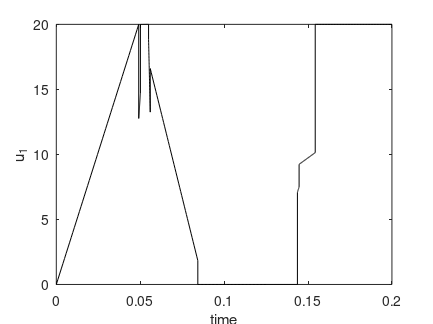
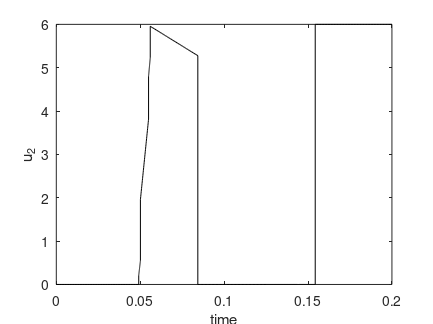
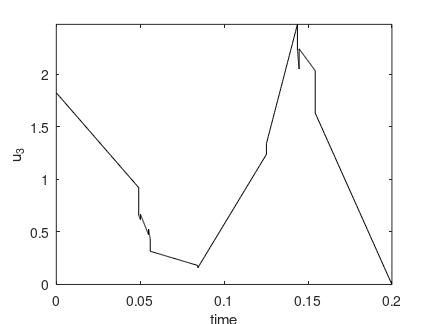
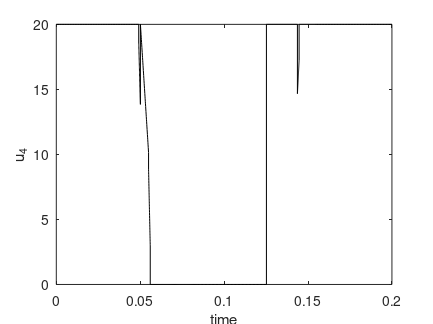

Reproduce these figures in MATLAB, in order. (Note: this script raises an error after producing the figures.)
load optimprofiles tplot uplot xplot

% ploting
%..........................................................................
plot(tplot,uplot(:,1),'k-')
title('')
xlabel('time')
ylabel('u_1')
axis tight
% axis([0 30 -2.05 1.05])
set(1,'PaperUnits','centimeters')
set(1,'PaperPosition',[3 10 11 8.25])

print -depsc u1_3210.eps
pause

plot(tplot,uplot(:,2),'k-')
title('')
xlabel('time')
ylabel('u_2')
axis tight
% axis([0 30 -2.05 1.05])
set(1,'PaperUnits','centimeters')
set(1,'PaperPosition',[3 10 11 8.25])

print -depsc u2_3210.eps
pause

plot(tplot,uplot(:,3),'k-')
title('')
xlabel('time')
ylabel('u_3')
axis tight
% axis([0 30 -2.05 1.05])
set(1,'PaperUnits','centimeters')
set(1,'PaperPosition',[3 10 11 8.25])

print -depsc u3_3210.eps
pause

plot(tplot,uplot(:,4),'k-')
title('')
xlabel('time')
ylabel('u_4')
axis tight
% axis([0 30 -2.05 1.05])
set(1,'PaperUnits','centimeters')
set(1,'PaperPosition',[3 10 11 8.25])

print -depsc u4_3210.eps
pause

plot(tplot,xplot(:,1),'k-',tplot,xplot(:,2),'b-',tplot,xplot(:,3),'r-', ...
     tplot,xplot(:,4),'g-',tplot,xplot(:,5),'c-',tplot,xplot(:,6),'y-', ...
     tplot,xplot(:,7),'m-')
title('')
xlabel('time')
ylabel('x_1, x_2, x_3, x_4, x_5, x_6, x_7')
legend('x_1','x_2','x_3','x_4','x_5','x_6','x_7',1)
axis tight
% axis([0 30 0 20.05])
set(1,'PaperUnits','centimeters')
set(1,'PaperPosition',[3 10 11 8.25])

print -depsc x17_3210.eps
pause

plot(tplot,xplot(:,8),'k-')
title('')
xlabel('time')
ylabel('x_8')
axis tight
% axis([0 30 0 20.05])
set(1,'PaperUnits','centimeters')
set(1,'PaperPosition',[3 10 11 8.25])

print -depsc x8_3210.eps
pause
close
%..........................................................................